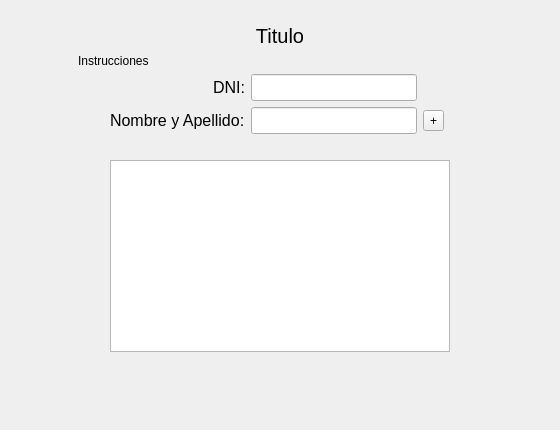
<?xml version="1.0" encoding="UTF-8"?>
<ui version="4.0">
 <class>DatosEmpleadosOptions</class>
 <widget class="QWidget" name="DatosEmpleadosOptions">
  <property name="geometry">
   <rect>
    <x>0</x>
    <y>0</y>
    <width>560</width>
    <height>430</height>
   </rect>
  </property>
  <property name="minimumSize">
   <size>
    <width>560</width>
    <height>430</height>
   </size>
  </property>
  <property name="windowTitle">
   <string>Form</string>
  </property>
  <layout class="QGridLayout" name="gridLayout" rowstretch="1,0,5" columnstretch="1,6,1">
   <item row="1" column="1">
    <layout class="QGridLayout" name="gridLayout_2">
     <item row="5" column="1" colspan="5">
      <widget class="QTableView" name="tableView">
       <property name="editTriggers">
        <set>QAbstractItemView::AllEditTriggers</set>
       </property>
       <property name="textElideMode">
        <enum>Qt::ElideLeft</enum>
       </property>
      </widget>
     </item>
     <item row="2" column="3">
      <widget class="QLineEdit" name="lineEdit_DNI">
       <property name="font">
        <font>
         <pointsize>12</pointsize>
        </font>
       </property>
       <property name="text">
        <string/>
       </property>
      </widget>
     </item>
     <item row="3" column="5" colspan="2">
      <spacer name="horizontalSpacer_8">
       <property name="orientation">
        <enum>Qt::Horizontal</enum>
       </property>
       <property name="sizeHint" stdset="0">
        <size>
         <width>40</width>
         <height>20</height>
        </size>
       </property>
      </spacer>
     </item>
     <item row="0" column="0" colspan="7">
      <widget class="QLabel" name="label_Title">
       <property name="font">
        <font>
         <pointsize>15</pointsize>
        </font>
       </property>
       <property name="text">
        <string>Titulo</string>
       </property>
       <property name="alignment">
        <set>Qt::AlignCenter</set>
       </property>
      </widget>
     </item>
     <item row="1" column="0" colspan="7">
      <widget class="QLabel" name="label_Instrucciones">
       <property name="text">
        <string>Instrucciones</string>
       </property>
      </widget>
     </item>
     <item row="2" column="0" colspan="2">
      <spacer name="horizontalSpacer_6">
       <property name="orientation">
        <enum>Qt::Horizontal</enum>
       </property>
       <property name="sizeHint" stdset="0">
        <size>
         <width>40</width>
         <height>20</height>
        </size>
       </property>
      </spacer>
     </item>
     <item row="5" column="0">
      <spacer name="horizontalSpacer_5">
       <property name="orientation">
        <enum>Qt::Horizontal</enum>
       </property>
       <property name="sizeHint" stdset="0">
        <size>
         <width>40</width>
         <height>20</height>
        </size>
       </property>
      </spacer>
     </item>
     <item row="3" column="3">
      <widget class="QLineEdit" name="lineEdit_NombreYApellido">
       <property name="font">
        <font>
         <pointsize>12</pointsize>
        </font>
       </property>
      </widget>
     </item>
     <item row="3" column="4">
      <widget class="QToolButton" name="toolButton_Nuevo">
       <property name="text">
        <string>+</string>
       </property>
      </widget>
     </item>
     <item row="3" column="0">
      <spacer name="horizontalSpacer_7">
       <property name="orientation">
        <enum>Qt::Horizontal</enum>
       </property>
       <property name="sizeHint" stdset="0">
        <size>
         <width>40</width>
         <height>20</height>
        </size>
       </property>
      </spacer>
     </item>
     <item row="3" column="1" colspan="2">
      <widget class="QLabel" name="label_NombreYApellido">
       <property name="font">
        <font>
         <pointsize>12</pointsize>
        </font>
       </property>
       <property name="text">
        <string>Nombre y Apellido:</string>
       </property>
      </widget>
     </item>
     <item row="5" column="6">
      <spacer name="horizontalSpacer_4">
       <property name="orientation">
        <enum>Qt::Horizontal</enum>
       </property>
       <property name="sizeHint" stdset="0">
        <size>
         <width>40</width>
         <height>20</height>
        </size>
       </property>
      </spacer>
     </item>
     <item row="2" column="2">
      <widget class="QLabel" name="label_DNI">
       <property name="font">
        <font>
         <pointsize>12</pointsize>
        </font>
       </property>
       <property name="text">
        <string>DNI:</string>
       </property>
       <property name="alignment">
        <set>Qt::AlignRight|Qt::AlignTrailing|Qt::AlignVCenter</set>
       </property>
      </widget>
     </item>
     <item row="4" column="3">
      <widget class="QLabel" name="label_Error">
       <property name="font">
        <font>
         <italic>true</italic>
        </font>
       </property>
       <property name="text">
        <string/>
       </property>
      </widget>
     </item>
     <item row="2" column="4" colspan="3">
      <spacer name="horizontalSpacer">
       <property name="orientation">
        <enum>Qt::Horizontal</enum>
       </property>
       <property name="sizeHint" stdset="0">
        <size>
         <width>40</width>
         <height>20</height>
        </size>
       </property>
      </spacer>
     </item>
    </layout>
   </item>
   <item row="1" column="2">
    <spacer name="horizontalSpacer_3">
     <property name="orientation">
      <enum>Qt::Horizontal</enum>
     </property>
     <property name="sizeHint" stdset="0">
      <size>
       <width>40</width>
       <height>20</height>
      </size>
     </property>
    </spacer>
   </item>
   <item row="0" column="1">
    <spacer name="verticalSpacer">
     <property name="orientation">
      <enum>Qt::Vertical</enum>
     </property>
     <property name="sizeHint" stdset="0">
      <size>
       <width>20</width>
       <height>40</height>
      </size>
     </property>
    </spacer>
   </item>
   <item row="1" column="0">
    <spacer name="horizontalSpacer_2">
     <property name="orientation">
      <enum>Qt::Horizontal</enum>
     </property>
     <property name="sizeHint" stdset="0">
      <size>
       <width>40</width>
       <height>20</height>
      </size>
     </property>
    </spacer>
   </item>
   <item row="2" column="1">
    <spacer name="verticalSpacer_2">
     <property name="orientation">
      <enum>Qt::Vertical</enum>
     </property>
     <property name="sizeHint" stdset="0">
      <size>
       <width>20</width>
       <height>40</height>
      </size>
     </property>
    </spacer>
   </item>
  </layout>
 </widget>
 <tabstops>
  <tabstop>lineEdit_DNI</tabstop>
  <tabstop>lineEdit_NombreYApellido</tabstop>
  <tabstop>toolButton_Nuevo</tabstop>
  <tabstop>tableView</tabstop>
 </tabstops>
 <resources/>
 <connections/>
</ui>
